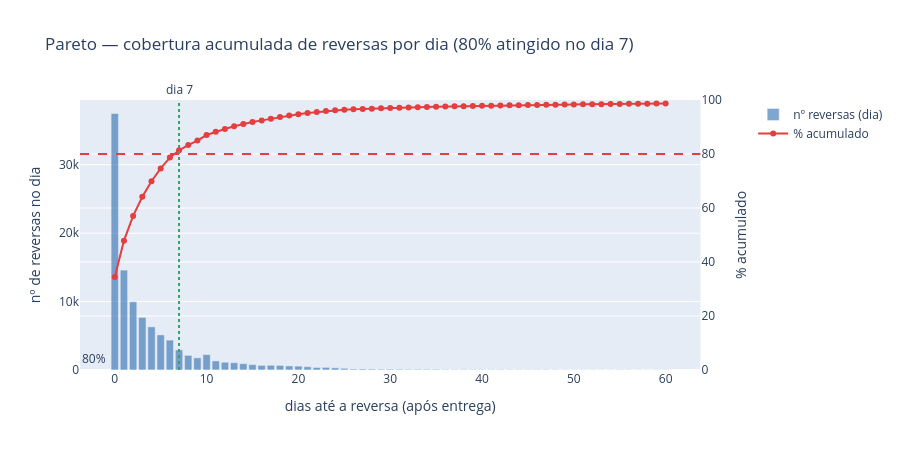

This figure's notebook cell:
### Markdown cell above
## 3.1 Pareto — dias até a reversa vs. % acumulado coberto

A partir de quantos dias após a entrega já cobrimos 80% das reversas?

### Code cell
MAX_DIAS_PARETO = 60  # janela de leitura do pareto (dias)

dias_int = dfv["dias_ate_reversa"].clip(lower=0).apply(np.floor).astype(int)
contagem_dia = dias_int.value_counts().sort_index()
contagem_dia = contagem_dia.reindex(range(0, contagem_dia.index.max() + 1), fill_value=0)

pareto = contagem_dia.reset_index()
pareto.columns = ["dia", "n_reversas"]
pareto["pct_acumulado"] = pareto["n_reversas"].cumsum() / pareto["n_reversas"].sum() * 100

# dia em que se atinge >=80% (e outros marcos úteis)
marcos_pareto = {}
for alvo in [50, 80, 90, 95]:
    linha = pareto[pareto["pct_acumulado"] >= alvo].iloc[0]
    marcos_pareto[alvo] = int(linha["dia"])
    print(f">= {alvo}% das reversas cobertas a partir de {int(linha['dia'])} dias após a entrega")

dia_80 = marcos_pareto[80]

pareto_plot = pareto[pareto["dia"] <= MAX_DIAS_PARETO].copy()

fig = make_subplots(specs=[[{"secondary_y": True}]])
fig.add_trace(go.Bar(x=pareto_plot["dia"], y=pareto_plot["n_reversas"], name="nº reversas (dia)",
                      marker_color="#2b6cb0", opacity=0.6), secondary_y=False)
fig.add_trace(go.Scatter(x=pareto_plot["dia"], y=pareto_plot["pct_acumulado"], name="% acumulado",
                          mode="lines+markers", line=dict(color="#e53e3e")), secondary_y=True)
fig.add_hline(y=80, line_dash="dash", line_color="#e53e3e", secondary_y=True,
              annotation_text="80%", annotation_position="top left")
fig.add_vline(x=dia_80, line_dash="dot", line_color="#38a169",
              annotation_text=f"dia {dia_80}", annotation_position="top")
fig.update_yaxes(title_text="nº de reversas no dia", secondary_y=False)
fig.update_yaxes(title_text="% acumulado", range=[0, 100], secondary_y=True)
fig.update_xaxes(title_text="dias até a reversa (após entrega)")
fig.update_layout(title=f"Pareto — cobertura acumulada de reversas por dia (80% atingido no dia {dia_80})",
                   height=450)
fig.show()

### Figure 1 — Plotly figure (JSON) as saved in the notebook; plotly's stock layout.template omitted (floating-point values rounded to 4 significant figures)
{"data": [{"marker": {"color": "#2b6cb0"}, "name": "nº reversas (dia)", "opacity": 0.6, "type": "bar", "x": [0, 1, 2, 3, 4, 5, 6, 7, 8, 9, 10, 11, 12, 13, 14, 15, 16, 17, 18, 19, 20, 21, 22, 23, 24, 25, 26, 27, 28, 29, 30, 31, 32, 33, 34, 35, 36, 37, 38, 39, 40, 41, 42, 43, 44, 45, 46, 47, 48, 49, 50, 51, 52, 53, 54, 55, 56, 57, 58, 59, 60], "xaxis": "x", "y": [37496, 14603, 9973, 7689, 6302, 5125, 4366, 2937, 2137, 1776, 2249, 1325, 1131, 1065, 928, 782, 671, 690, 665, 594, 564, 484, 364, 382, 311, 246, 145, 152, 137, 117, 121, 115, 98, 106, 103, 97, 80, 77, 83, 65, 72, 70, 77, 63, 49, 54, 58, 57, 51, 36, 33, 37, 48, 40, 43, 41, 45, 43, 25, 37, 31], "yaxis": "y"}, {"line": {"color": "#e53e3e"}, "mode": "lines+markers", "name": "% acumulado", "type": "scatter", "x": [0, 1, 2, 3, 4, 5, 6, 7, 8, 9, 10, 11, 12, 13, 14, 15, 16, 17, 18, 19, 20, 21, 22, 23, 24, 25, 26, 27, 28, 29, 30, 31, 32, 33, 34, 35, 36, 37, 38, 39, 40, 41, 42, 43, 44, 45, 46, 47, 48, 49, 50, 51, 52, 53, 54, 55, 56, 57, 58, 59, 60], "xaxis": "x", "y": [34.47, 47.9, 57.07, 64.14, 69.93, 74.64, 78.66, 81.36, 83.32, 84.96, 87.02, 88.24, 89.28, 90.26, 91.11, 91.83, 92.45, 93.09, 93.7, 94.24, 94.76, 95.21, 95.54, 95.89, 96.18, 96.4, 96.54, 96.68, 96.8, 96.91, 97.02, 97.13, 97.22, 97.32, 97.41, 97.5, 97.57, 97.64, 97.72, 97.78, 97.85, 97.91, 97.98, 98.04, 98.08, 98.13, 98.19, 98.24, 98.29, 98.32, 98.35, 98.38, 98.43, 98.46, 98.5, 98.54, 98.58, 98.62, 98.65, 98.68, 98.71], "yaxis": "y2"}], "layout": {"annotations": [{"showarrow": false, "text": "80%", "x": 0, "xanchor": "left", "xref": "x domain", "y": 80, "yanchor": "bottom", "yref": "y"}, {"showarrow": false, "text": "dia 7", "x": 7, "xanchor": "center", "xref": "x", "y": 1, "yanchor": "bottom", "yref": "y domain"}], "height": 450, "shapes": [{"line": {"color": "#e53e3e", "dash": "dash"}, "type": "line", "x0": 0, "x1": 1, "xref": "x domain", "y0": 80, "y1": 80, "yref": "y2"}, {"line": {"color": "#38a169", "dash": "dot"}, "type": "line", "x0": 7, "x1": 7, "xref": "x", "y0": 0, "y1": 1, "yref": "y domain"}], "title": {"text": "Pareto — cobertura acumulada de reversas por dia (80% atingido no dia 7)"}, "xaxis": {"anchor": "y", "domain": [0, 0.94], "title": {"text": "dias até a reversa (após entrega)"}}, "yaxis": {"anchor": "x", "domain": [0, 1], "title": {"text": "nº de reversas no dia"}}, "yaxis2": {"anchor": "x", "overlaying": "y", "range": [0, 100], "side": "right", "title": {"text": "% acumulado"}}}}
